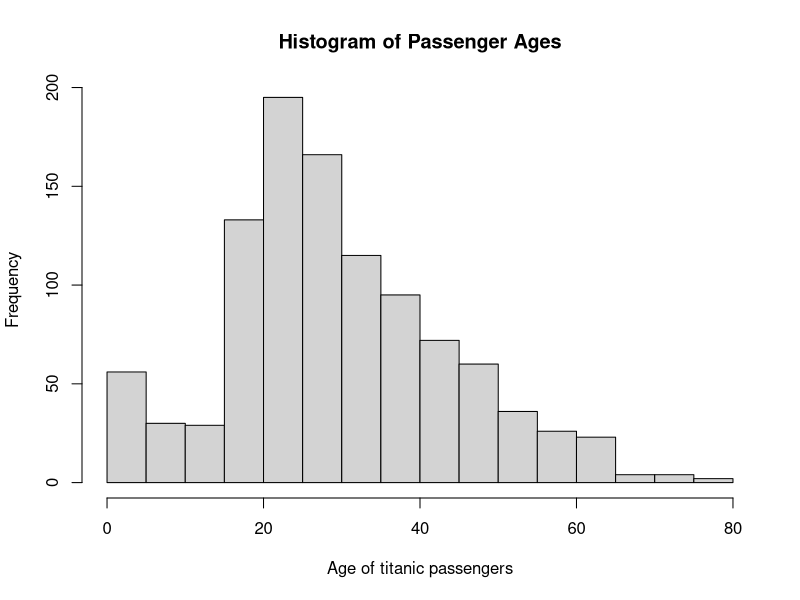
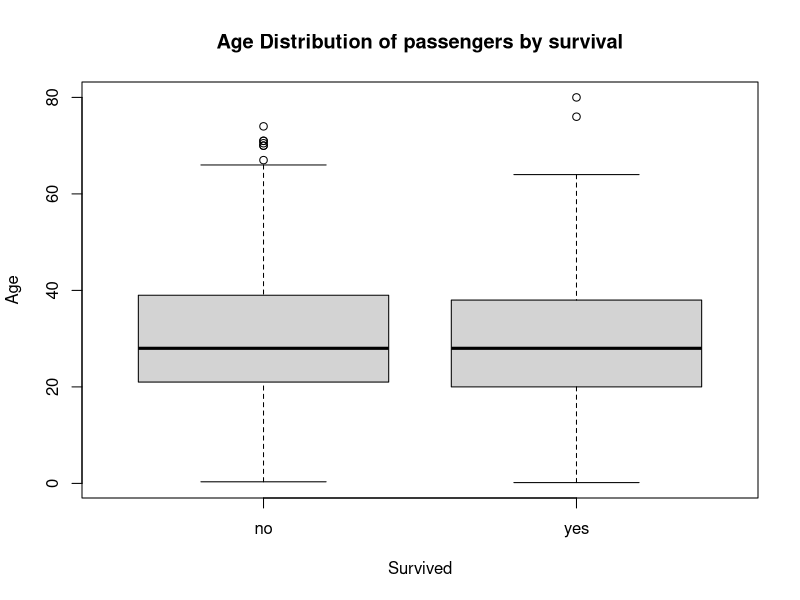

Write R code to recreate these figures, in order.
## ---- chunk 1
library(carData)
summary(TitanicSurvival)
## ---- chunk 2
### First determine if there are any NAs in each of the pertinent columns
sum(is.na(TitanicSurvival$survived))
sum(is.na(TitanicSurvival$passengerClass))
#### No NAs in these columns
surv_table <- table(TitanicSurvival$passengerClass, TitanicSurvival$survived)
surv_table
## ---- chunk 3
#### Make a histogram of ages
hist(TitanicSurvival$age, xlab = "Age of titanic passengers",main = "Histogram of Passenger Ages")
## ---- chunk 4
boxplot(TitanicSurvival$age ~ TitanicSurvival$survived, xlab = "Survived", ylab = "Age", main= "Age Distribution of passengers by survival")
